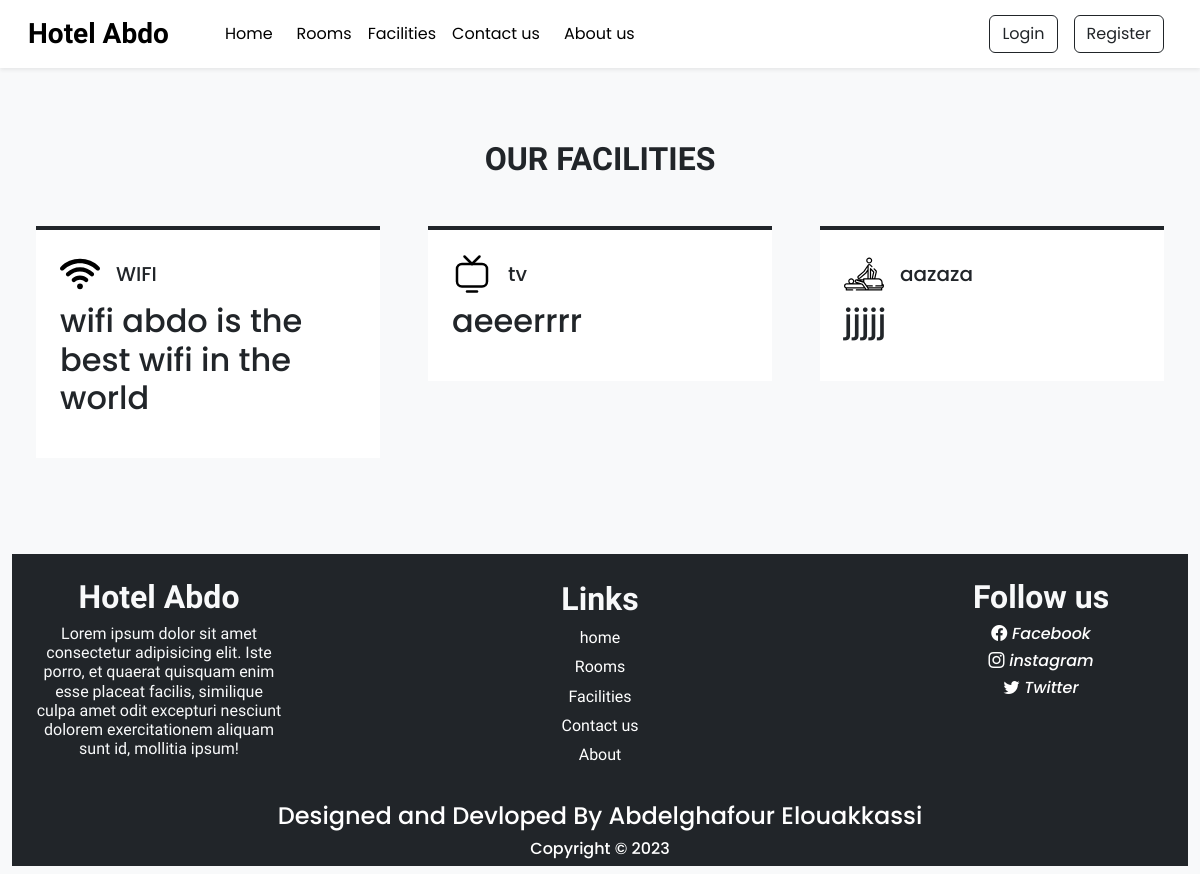
Screenshot of /facilities.php with the database file from the repository.
### tables this page shows
CREATE TABLE `facilities` (
  `id` int(11) NOT NULL,
  `icon` varchar(150) NOT NULL,
  `name` varchar(150) NOT NULL,
  `description` varchar(150) NOT NULL
);

### Admin/inc/db_config.php (called while the page is built, shortened)
<?php
function selectAll($table)
{
  $con=$GLOBALS['con'];
  $res=mysqli_query($con,"SELECT * FROM $table");
  return $res;
}
?>

### facilities.php (the view, shortened to what this page needs)
<!DOCTYPE html>
<html lang="en">
<head>
    <?php require('inc/links.php') ?>
</head>
<body class="bg-light">
    <?php require('inc/header.php') ?>
     <h2 class="mt-5 pt-4 mb-5 text-center fw-bold h-font ">OUR FACILITIES<h2>
        <div class="container-fluid">
            <div class="row ">
            <?php
            $res=selectAll('facilities');
            $path=FACILITIES_IMG_PATH;
            while($row=mysqli_fetch_assoc($res)){
                echo <<<data
                <div class="col-lg-4 col-md-6 mb-5 px-4">
                <div class="bg-white p-4 border-top border-4 border-dark pop">
                    <div class="d-flex align-items-center mb-2">
                        <img src="$path$row[icon]" width="40px">
                        <h5 class="ms-3 m-0">$row[name]</h5>
                    </div>
                    <p>
                        $row[description]
                    </p>
                </div>
                </div>
                data ;
            }
            ?>
             </div>
        </div>
    <?php require('inc/footer.php') ?>
</body>
</html>

### css/style.css (style rules this page uses)
* { font-family: 'Poppins', sans-serif; }
.h-font { font-family: 'Merienda', cursive; }

### rows the page displays
facilities: icon (picture), name "WIFI", description "wifi abdo is the best wifi in the world"
facilities: icon (picture), name "tv", description "aeeerrrr"
facilities: icon (picture), name "aazaza", description "jjjjj"
